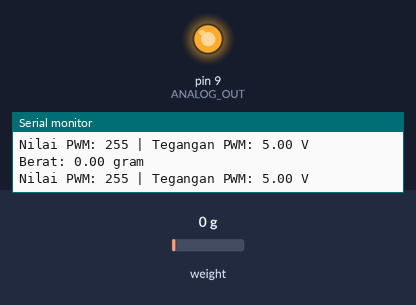
The sketch below on a simulated Arduino Uno, built with avr-gcc and run on an emulated ATmega328P. Shown: output pins drawn as LEDs (lit = HIGH), the last lines printed to the serial monitor. Inputs (shaded band) come from the test bench; at power-on: weight on the scale 0 g.

Above: at 2.2 s.
2.3 s: weight on the scale set to 17 g
3.8 s: weight on the scale set to 22 g
At 4.6 s:
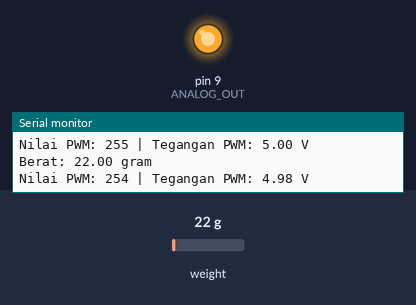
5.6 s: weight on the scale set to 1250 g
At 6.2 s:
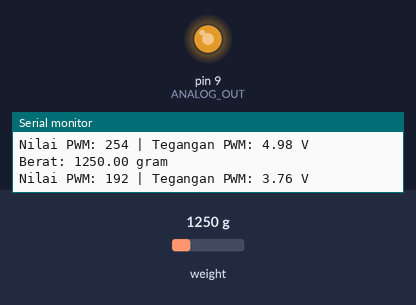
7.4 s: weight on the scale set to 2500 g
At 8.9 s:
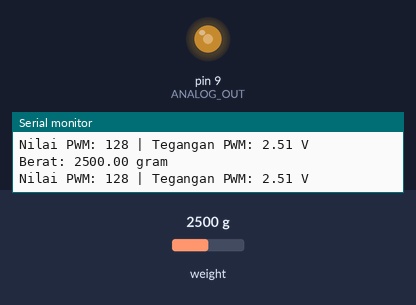
Timing chart, 0 to 10.2 s (numbered marks = the images above; inputs shaded):
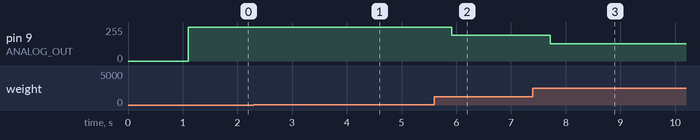

The sketch:

load_to_analog_out.ino
```cpp
#include "HX711.h"

// Pin HX711
#define DT A1       // Data pin
#define SCK A0      // Clock pin

// Pin output analog (PWM)
#define ANALOG_OUT 9

// Objek HX711
HX711 scale;

// Variabel
float calibrationFactor = 2280.0; // Faktor kalibrasi (sesuaikan)
float weight = 0;                // Berat dalam gram
float voltage = 0;               // Tegangan output PWM
const float maxVoltage = 5.0;    // Tegangan maksimum Arduino (5V)

void setup() {
  Serial.begin(9600);

  // Inisialisasi HX711
  scale.begin(DT, SCK);
  scale.set_scale(calibrationFactor);
  scale.tare(); // Atur nol pada timbangan

  // Inisialisasi pin output analog
  pinMode(ANALOG_OUT, OUTPUT);

  Serial.println("HX711 dan Output Analog Siap");
}

void loop() {
  // Membaca berat
  if (scale.is_ready()) {
    weight = scale.get_units();
    weight = constrain(weight, 0, 5000); // Batasi berat pada rentang 0-5000g
    Serial.print("Berat: ");
    Serial.print(weight );
    Serial.println(" gram");
  } else {
    Serial.println("HX711 tidak siap");
  }

  // Konversi berat ke nilai PWM (255-0 dengan rentang 5000g)
  int pwmValue = map(weight, 0, 5000, 255, 0); // Berat 0g = PWM 255, Berat 5000g = PWM 0
  pwmValue = constrain(pwmValue, 0, 255);     // Batasi nilai PWM ke rentang 0-255

  // Hitung tegangan berdasarkan nilai PWM
  voltage = (float)pwmValue / 255.0 * maxVoltage;

  // Menulis nilai ke output analog
  analogWrite(ANALOG_OUT, pwmValue);

  // Tampilkan nilai berat, PWM, dan tegangan
  Serial.print("Nilai PWM: ");
  Serial.print(pwmValue);
  Serial.print(" | Tegangan PWM: ");
  Serial.print(voltage, 2); // Tampilkan tegangan dengan 2 digit desimal
  Serial.println(" V");

  delay(500);
}
```

Measured:
- after the input at 3.8 s, pin 9 (ANALOG_OUT): 255/255 → 254/255 after 0.31 s
- after the input at 5.6 s, pin 9 (ANALOG_OUT): 254/255 → 192/255 after 0.31 s
- after the input at 7.4 s, pin 9 (ANALOG_OUT): 192/255 → 128/255 after 0.32 s
